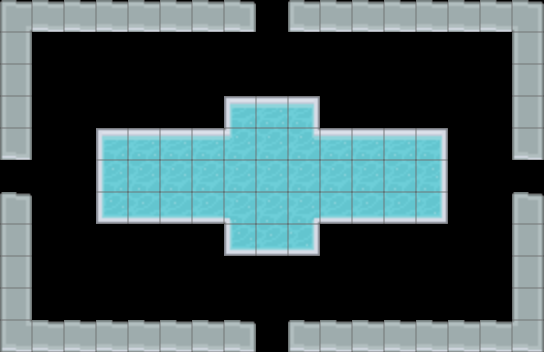

Below is a game level as drawn by its tile map, then a one-line description and the .tmx file that defines it, in full:
An orthogonal 17x11 tile map with 32x32 px tiles, 3 tile layers (TileLayer, EntityLayer, DestructibleLayer) and 4 objects (Blinker2, Blinker1, Chaser2, Chaser1).

<map version="1.0" tiledversion="1.1.1" orientation="orthogonal" renderorder="right-down" width="17" height="11" tilewidth="32" tileheight="32" infinite="0" nextobjectid="31">
 <properties>
  <property name="doorEast" type="bool" value="true" />
  <property name="doorNorth" type="bool" value="true" />
  <property name="doorSouth" type="bool" value="true" />
  <property name="doorWest" type="bool" value="true" />
  <property name="level" type="int" value="1" />
  <property name="type" type="int" value="2" />
 </properties>
 <tileset firstgid="1" source="testTileSet.tsx" />
 <layer name="TileLayer" width="17" height="11">
  <data encoding="csv">
13,11,11,11,11,11,11,12,0,10,11,11,11,11,11,11,14,
45,0,0,0,0,0,0,0,0,0,0,0,0,0,0,0,45,
45,0,0,0,0,0,0,0,0,0,0,0,0,0,0,0,45,
45,0,0,0,0,0,0,0,0,0,0,0,0,0,0,0,45,
42,0,0,0,0,0,0,0,0,0,0,0,0,0,0,0,42,
0,0,0,0,0,0,0,0,0,0,0,0,0,0,0,0,0,
9,0,0,0,0,0,0,0,0,0,0,0,0,0,0,0,9,
45,0,0,0,0,0,0,0,0,0,0,0,0,0,0,0,45,
45,0,0,0,0,0,0,0,0,0,0,0,0,0,0,0,45,
45,0,0,0,0,0,0,0,0,0,0,0,0,0,0,0,45,
46,11,11,11,11,11,11,12,0,10,11,11,11,11,11,11,47
</data>
 </layer>
 <layer name="EntityLayer" width="17" height="11">
  <data encoding="csv">
0,0,0,0,0,0,0,0,0,0,0,0,0,0,0,0,0,
0,0,0,0,0,0,0,0,0,0,0,0,0,0,0,0,0,
0,0,0,0,0,0,0,0,0,0,0,0,0,0,0,0,0,
0,0,0,0,0,0,0,0,0,0,0,0,0,0,0,0,0,
0,0,0,0,0,0,0,0,0,0,0,0,0,0,0,0,0,
0,0,0,0,0,0,0,0,0,0,0,0,0,0,0,0,0,
0,0,0,0,0,0,0,0,0,0,0,0,0,0,0,0,0,
0,0,0,0,0,0,0,0,0,0,0,0,0,0,0,0,0,
0,0,0,0,0,0,0,0,0,0,0,0,0,0,0,0,0,
0,0,0,0,0,0,0,0,0,0,0,0,0,0,0,0,0,
0,0,0,0,0,0,0,0,0,0,0,0,0,0,0,0,0
</data>
 </layer>
 <layer name="DestructibleLayer" width="17" height="11">
  <data encoding="csv">
0,0,0,0,0,0,0,0,0,0,0,0,0,0,0,0,0,
0,0,0,0,0,0,0,0,0,0,0,0,0,0,0,0,0,
0,0,0,0,0,0,0,0,0,0,0,0,0,0,0,0,0,
0,0,0,0,0,0,0,331,332,333,0,0,0,0,0,0,0,
0,0,0,331,332,332,332,368,365,367,332,332,332,333,0,0,0,
0,0,0,364,365,365,365,365,365,365,365,365,365,366,0,0,0,
0,0,0,397,398,398,398,335,365,334,398,398,398,399,0,0,0,
0,0,0,0,0,0,0,397,398,399,0,0,0,0,0,0,0,
0,0,0,0,0,0,0,0,0,0,0,0,0,0,0,0,0,
0,0,0,0,0,0,0,0,0,0,0,0,0,0,0,0,0,
0,0,0,0,0,0,0,0,0,0,0,0,0,0,0,0,0
</data>
 </layer>
 <objectgroup name="EnemyLayer">
  <object id="27" name="Blinker2" x="207" y="242">
   <properties>
    <property name="enemyID" type="int" value="1" />
    <property name="type" type="int" value="0" />
   </properties>
  </object>
  <object id="28" name="Blinker1" x="338" y="112">
   <properties>
    <property name="enemyID" type="int" value="1" />
    <property name="type" type="int" value="0" />
   </properties>
  </object>
  <object id="29" name="Chaser2" x="495" y="305">
   <properties>
    <property name="enemyID" type="int" value="0" />
    <property name="type" type="int" value="0" />
   </properties>
  </object>
  <object id="30" name="Chaser1" x="49" y="49">
   <properties>
    <property name="enemyID" type="int" value="0" />
    <property name="type" type="int" value="0" />
   </properties>
  </object>
 </objectgroup>
</map>
